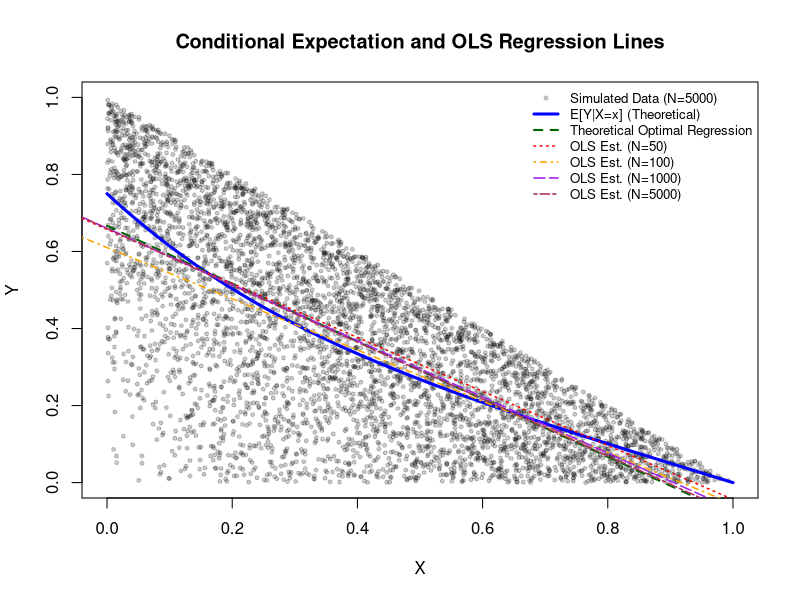

The R script that drew this image:
# =========================== R Code Fragment ===========================
# 1. Data Simulation using Acceptance-Rejection Method
# Define the target joint density function f(x, y)
f_xy <- function(x, y) {
  # The density is 4 * (x + y^2) inside the region D, and 0 otherwise.
  # Region D: 0 <= x, 0 <= y, x + y < 1
  is_in_D <- (x >= 0) & (y >= 0) & (x + y < 1)
  density_val <- ifelse(is_in_D, 4 * (x + y^2), 0)
  return(density_val)
}

# The maximum value M for the A-R method on the bounding box [0, 1] x [0, 1]
M <- 4

# Function to generate N samples
generate_samples <- function(N) {
  samples_X <- numeric(N)
  samples_Y <- numeric(N)
  i <- 1
  
  # Loop until N valid samples are accepted
  while (i <= N) {
    # Propose (x_prop, y_prop) from the uniform distribution U([0, 1] x [0, 1])
    x_prop <- runif(1, 0, 1)
    y_prop <- runif(1, 0, 1)
    
    # Check if (x_prop, y_prop) is in the region D (x + y < 1)
    if (x_prop + y_prop < 1) {
      # Acceptance step: Check if U < f(x, y) / (M * g(x, y))
      # Since g(x, y) = 1 and M = 4, the condition is U < f(x, y) / 4
      u <- runif(1, 0, 1)
      if (u < f_xy(x_prop, y_prop) / M) {
        samples_X[i] <- x_prop
        samples_Y[i] <- y_prop
        i <- i + 1
      }
    }
  }
  return(data.frame(X = samples_X, Y = samples_Y))
}

# Define sample sizes for simulation
N_list <- c(50, 100, 500, 1000, 5000) # Extend to 500, 1000, 5000 for better results

# Generate all required datasets
datasets <- lapply(N_list, generate_samples)
names(datasets) <- paste0("N_", N_list)
# =======================================================================

# =========================== R Code Fragment ===========================
# 2. OLS Estimation and Results Collection

# Store the theoretical results
beta0_true <- 2/3
beta1_true <- -3/4
theoretical_results <- data.frame(
  Parameter = c("beta_0", "beta_1"),
  True_Value = c(beta0_true, beta1_true)
)

# Function to compute OLS estimates for a given dataset
compute_ols_estimates <- function(data) {
  # Perform linear regression: Y ~ X
  ols_model <- lm(Y ~ X, data = data)
  
  # Extract coefficients
  beta0_hat <- coef(ols_model)[1]
  beta1_hat <- coef(ols_model)[2]
  
  return(c(beta0_hat = beta0_hat, beta1_hat = beta1_hat))
}

# Apply OLS to all simulated datasets
ols_results <- do.call(rbind, lapply(datasets, compute_ols_estimates))
ols_results <- as.data.frame(ols_results)
ols_results$N <- N_list

# Format the results table
ols_summary <- data.frame(
  N = ols_results$N,
  beta0_hat = ols_results$beta0_hat,
  beta1_hat = ols_results$beta1_hat,
  Bias_beta0 = ols_results$beta0_hat - beta0_true,
  Bias_beta1 = ols_results$beta1_hat - beta1_true
)

# Print the OLS estimates in a summary table
print("Theoretical Parameters:")
print(theoretical_results)
print("OLS Estimates Summary:")
print(ols_summary)
# =======================================================================

# 3. Visualization (Output to file using ggsave)
# =========================== 修改片段 (使用 R 基础绘图系统) #===========================
# =========================== 修改片段 (使用 R 基础绘图系统) #===========================
# 3. Visualization (Output to file using Base R Graphics)

# Theoretical Conditional Expectation E[Y | X=x]
conditional_expectation <- function(x) {
  # E[Y | X=x] = 3*(1-x)*(x^2 + 1) / (4*(x^2 + x + 1))
  return(3 * (1 - x) * (x^2 + 1) / (4 * (x^2 + x + 1)))
}

# Define True Parameters
beta0_true <- 2/3
beta1_true <- -3/4

# Use the largest dataset for the scatter plot (N=5000)
N_max <- max(N_list) # N_list = c(50, 100, 500, 1000, 5000)
data_plot <- datasets[[paste0("N_", N_max)]]

# Define the N values for which to plot the estimated OLS lines
N_plot_list <- c(50, 100, 1000, N_max) 

# Define colors and line types for estimated OLS lines for clear distinction
ols_colors <- c("red", "orange", "purple", "maroon")
ols_ltys <- 3:6
ols_legend_labels <- paste0("OLS Est. (N=", N_plot_list, ")")

# Create sequence for smooth lines
x_seq <- seq(0, 1, length.out = 100)
y_cond_exp <- conditional_expectation(x_seq)
y_theo_reg <- beta0_true + beta1_true * x_seq

# Setup output file
output_file_name <- paste0("Regression_Simulation_MultiN_BaseR.png")
png(filename = output_file_name, width = 800, height = 800, units = "px")

# Start plotting: Scatter plot uses the largest dataset N_max
plot(data_plot$X, data_plot$Y, 
     main = paste0("Conditional Expectation and OLS Regression Lines"),
     xlab = "X", ylab = "Y",
     xlim = c(0, 1), ylim = c(0, 1),
     pch = 20, col = rgb(0, 0, 0, 0.2), # Lighter scatter plot for background
     cex = 0.8) 

# Add Theoretical Conditional Expectation E[Y | X=x]
lines(x_seq, y_cond_exp, col = "blue", lwd = 3, lty = 1)

# Add Theoretical Optimal Regression Line
lines(x_seq, y_theo_reg, col = "darkgreen", lwd = 2, lty = 2)

# Add Estimated OLS Regression Lines for N=50, 100, 1000, 5000
for (i in 1:length(N_plot_list)) {
  N_current <- N_plot_list[i]
  # Retrieve estimates for the current N
  ols_current <- ols_results[ols_results$N == N_current, ]
  beta0_hat <- ols_current$beta0_hat
  beta1_hat <- ols_current$beta1_hat
  
  # Plot the estimated line
  abline(a = beta0_hat, b = beta1_hat, 
         col = ols_colors[i], 
         lwd = 1.5, 
         lty = ols_ltys[i])
}

# Add a Legend
legend_labels <- c("Simulated Data (N=5000)", 
                   "E[Y|X=x] (Theoretical)", 
                   "Theoretical Optimal Regression", 
                   ols_legend_labels)
legend_colors <- c(rgb(0, 0, 0, 0.2), "blue", "darkgreen", ols_colors)
legend_lwd <- c(NA, 3, 2, rep(1.5, length(N_plot_list)))
legend_lty <- c(NA, 1, 2, ols_ltys)
legend_pch <- c(20, NA, NA, rep(NA, length(N_plot_list)))


legend("topright", 
       legend = legend_labels,
       col = legend_colors,
       lwd = legend_lwd,
       lty = legend_lty,
       pch = legend_pch,
       bty = "n",
       cex = 0.8) # Adjust size for better fit

# Finalize the plot and save the file
dev.off() 

cat(paste0("Plot saved to file: ", output_file_name, "\n"))
# =======================================================================